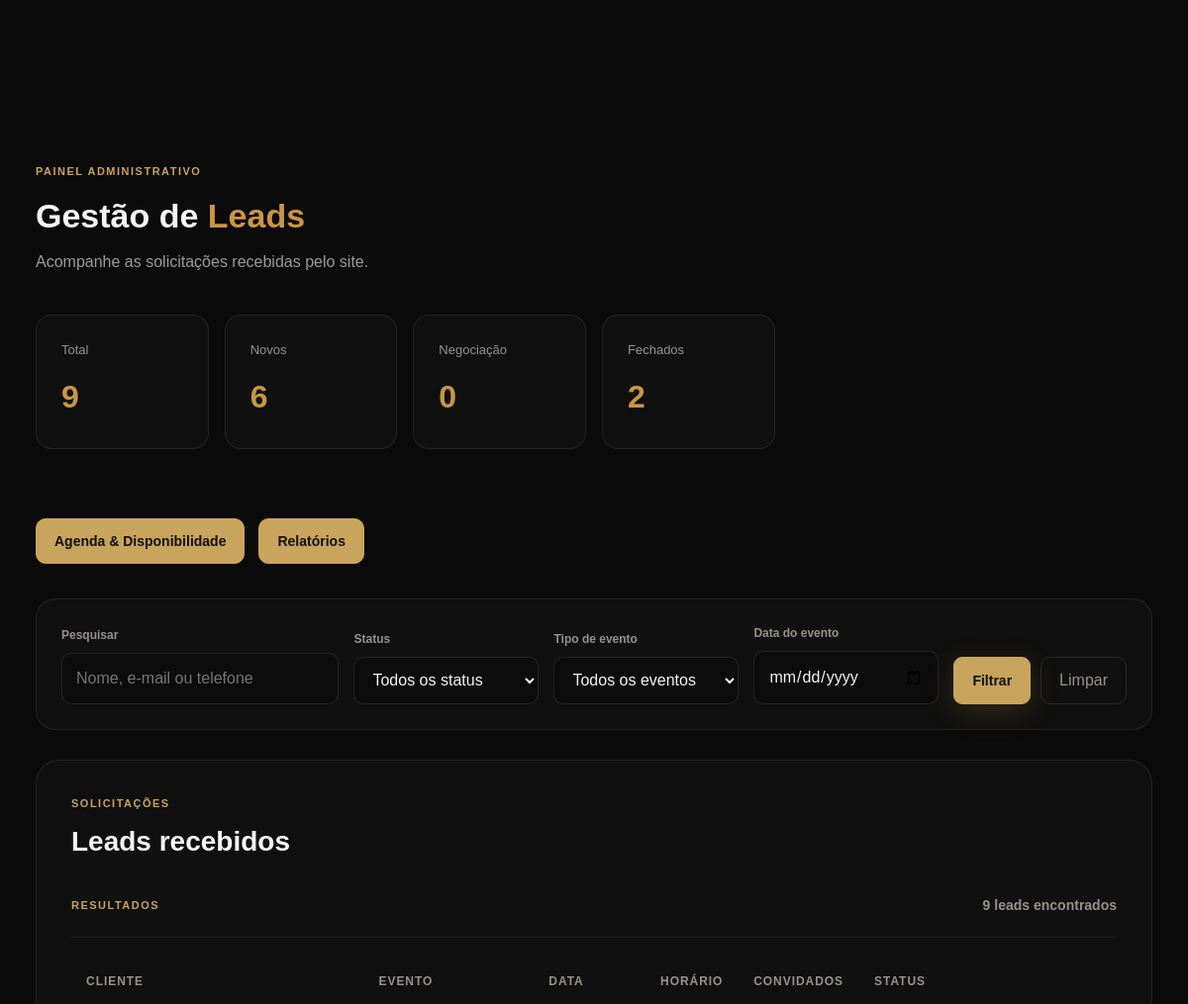
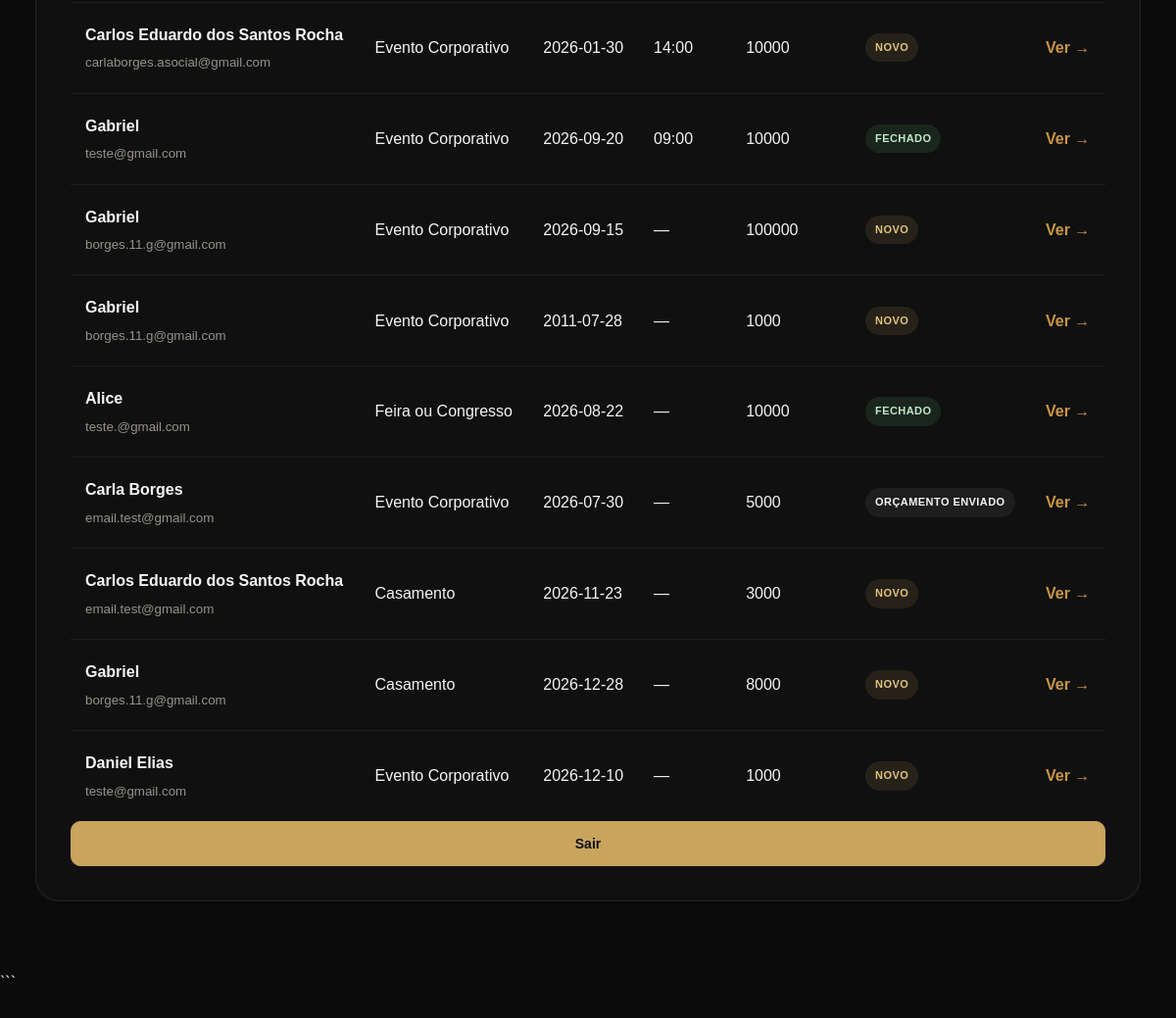
The page /admin/ (signed in) on the database as committed earlier (2 pictures, top to bottom).
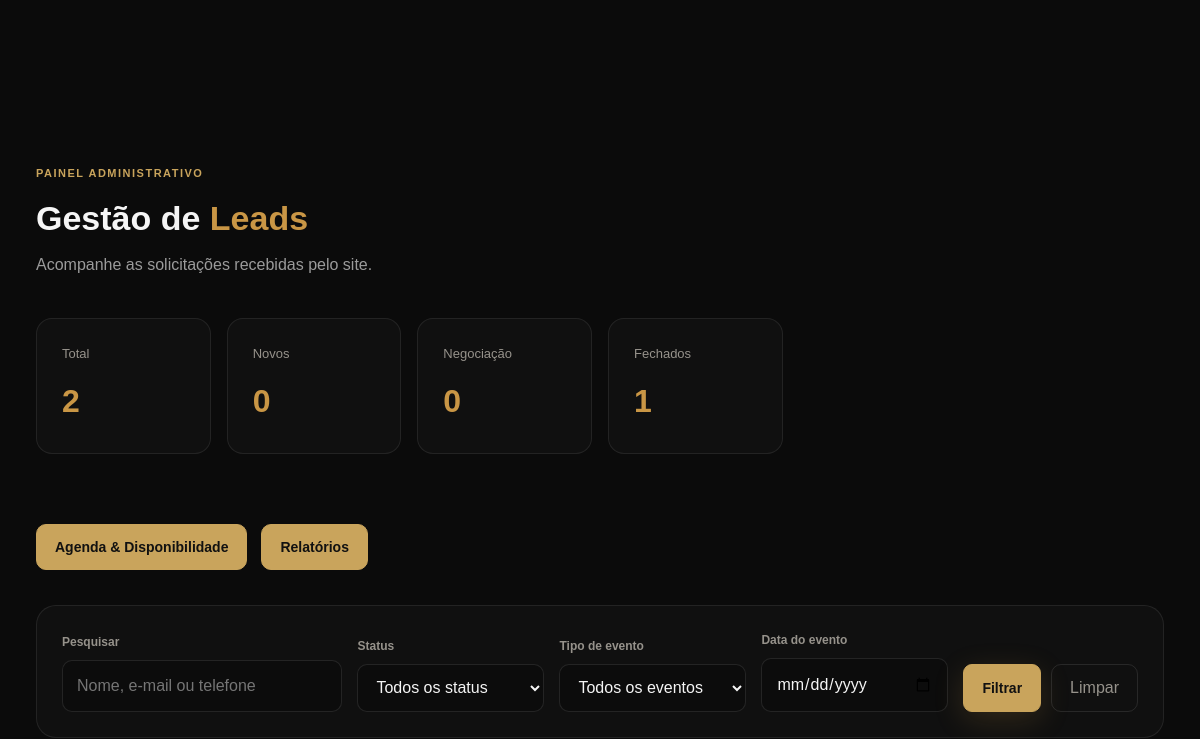
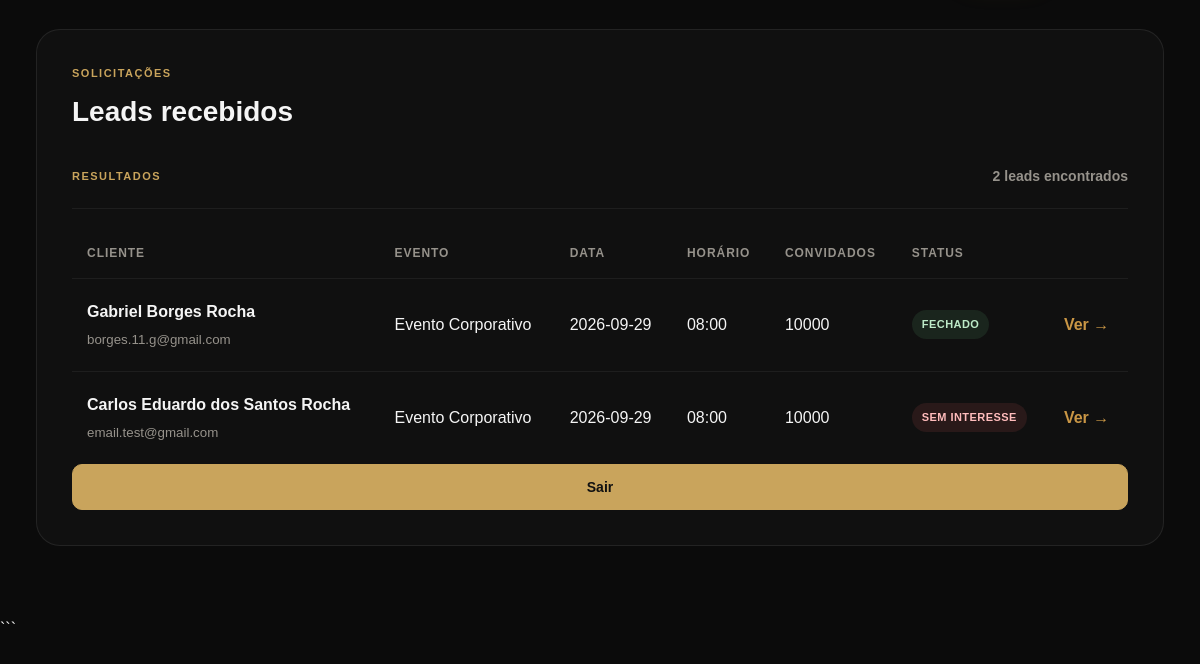
The same page on the database as committed later (2 pictures, top to bottom).
### tables this page shows
CREATE TABLE leads (

            id INTEGER PRIMARY KEY AUTOINCREMENT,

            name TEXT NOT NULL,

            email TEXT NOT NULL,

            phone TEXT NOT NULL,

            event_type TEXT NOT NULL,

            event_date TEXT,

            event_location TEXT,

            guest_count INTEGER,

            details TEXT,

            status TEXT NOT NULL DEFAULT 'NOVO',

            created_at TIMESTAMP DEFAULT CURRENT_TIMESTAMP

        , notes TEXT, event_time TEXT, availability_id INTEGER);

### routes/admin.py (the view, shortened to what this page needs)
@admin_bp.route("/")
@login_required
def dashboard():
    connection = get_connection()
    try:
        total_leads = connection.execute("""
            SELECT COUNT(*) AS total
            FROM leads
        """).fetchone()["total"]
        novos = connection.execute("""
            SELECT COUNT(*) AS total
            FROM leads
            WHERE status = 'NOVO'
        """).fetchone()["total"]
        negociacoes = connection.execute("""
            SELECT COUNT(*) AS total
            FROM leads
            WHERE status = 'NEGOCIAÇÃO'
        """).fetchone()["total"]
        fechados = connection.execute("""
            SELECT COUNT(*) AS total
            FROM leads
            WHERE status = 'FECHADO'
        """).fetchone()["total"]
        status_filter = request.args.get(
            "status",
            ""
        ).strip()
        search = request.args.get(
            "search",
            ""
        ).strip()
        event_filter = request.args.get(
            "event_type",
            ""
        ).strip()
        date_filter = request.args.get(
            "event_date",
            ""
        ).strip()
        query = """
            SELECT *
            FROM leads
            WHERE 1 = 1
        """
        params = []
        if status_filter:
            query += """
                AND status = ?
            """
            params.append(status_filter)
        if event_filter:
            query += """
                AND event_type = ?
            """
            params.append(event_filter)
        if date_filter:
            query += """
                AND event_date = ?
            """
            params.append(date_filter)
        query += """
            ORDER BY created_at DESC
        """
        leads = connection.execute(
            query,
            params
        ).fetchall()
    finally:
        connection.close()
    return render_template(
        "admin/dashboard.html",
        total_leads=total_leads,
        novos=novos,
        negociacoes=negociacoes,
        fechados=fechados,
        leads=leads,
        status_filter=status_filter,
        search=search,
        event_filter=event_filter,
        date_filter=date_filter
    )

### auth_utils.py (called while the page is built, shortened)
def login_required(view):
    @wraps(view)
    def wrapped_view(*args, **kwargs):
        return view(*args, **kwargs)
    return wrapped_view

### database/database.py (called while the page is built)
def get_connection():
    connection = sqlite3.connect(DATABASE)
    connection.row_factory = sqlite3.Row
    return connection

### templates/admin/dashboard.html (shortened to what this page needs)
{% extends "base.html" %}
{% block content %}
{% block extra_css %}
<link rel="stylesheet" href="{{ url_for('static', filename='css/admin.css') }}">
{% endblock %}
<section class="admin-page">
    <div class="admin-container">
        <div class="admin-header">
            <div>
                <span class="admin-label">
                    PAINEL ADMINISTRATIVO
                </span>
                <h1>
                    Gestão de <span>Leads</span>
                </h1>
                <p>
                    Acompanhe as solicitações recebidas pelo site.
                </p>
            </div>
        </div>
        <div class="admin-stats">
            <div class="admin-stat">
                <span>Total</span>
                <strong>{{ total_leads or 0 }}</strong>
            </div>
            <div class="admin-stat">
                <span>Novos</span>
                <strong>{{ novos or 0 }}</strong>
            </div>
            <div class="admin-stat">
                <span>Negociação</span>
                <strong>{{ negociacoes or 0 }}</strong>
            </div>
            <div class="admin-stat">
                <span>Fechados</span>
                <strong>{{ fechados or 0 }}</strong>
            </div>
        </div>
        <div class="admin-navigation">
            <a href="{{ url_for('agenda.agenda') }}" class="admin-button">
                Agenda & Disponibilidade
            </a>
            <a href="{{ url_for('reports.reports') }}" class="admin-button">
                Relatórios
            </a>
        </div>
        <div class="admin-filters">
            <form method="GET" action="{{ url_for('admin.dashboard') }}">
                <div class="filter-group">
                    <label for="search">
                        Pesquisar
                    </label>
                    <input type="text" id="search" name="search" value="{{ search }}"
                        placeholder="Nome, e-mail ou telefone">
                </div>
                <div class="filter-group">
                    <label for="status">
                        Status
                    </label>
                    <select id="status" name="status">
                        <option value="">
                            Todos os status
                        </option>
                    </select>
                </div>
                <div class="filter-group">
                    <label for="event_type">
                        Tipo de evento
                    </label>
                    <select id="event_type" name="event_type">
                        <option value="">
                            Todos os eventos
                        </option>
                    </select>
                </div>
                <div class="filter-group">
                    <label for="event_date">
                        Data do evento
                    </label>
                    <input type="date" id="event_date" name="event_date">
                </div>
                <div class="filter-actions">
                    <button type="submit" class="btn btn-primary">
                        Filtrar
                    </button>
                    <a href="{{ url_for('admin.dashboard') }}" class="admin-clear-button">
                        Limpar
                    </a>
                </div>
            </form>
        </div>
        <div class="admin-section">
            <div class="admin-section-header">
                <div>
                    <span class="admin-label">
                        SOLICITAÇÕES
                    </span>
                    <h2>
                        Leads recebidos
                    </h2>
                </div>
            </div>
            <div class="results-header">
                <span class="admin-label">
                    RESULTADOS
                </span>
                <strong>
                    {{ leads|length }}
                    {% if leads|length == 1 %}
                    lead encontrado
                    {% else %}
                    leads encontrados
                    {% endif %}
                </strong>
            </div>
            {% if leads %}
            <div class="leads-table-wrapper">
                <table class="leads-table">
                    <thead>
                        <tr>
                            <th>
                                Cliente
                            </th>
                            <th>
                                Evento
                            </th>
                            <th>
                                Data
                            </th>
                            <th>
                                Horário
                            </th>
                            <th>
                                Convidados
                            </th>
                            <th>
                                Status
                            </th>
                            <th>
                            </th>
                        </tr>
                    </thead>
                    <tbody>
                        {% for lead in leads %}
                        <tr>
                            <td>
                                <strong>
                                    {{ lead["name"] }}
                                </strong>
                                <small>
                                    {{ lead["email"] }}
                                </small>
                            </td>
                            <td>
                                {{ lead["event_type"] }}
                            </td>
                            <td>
                                {{ lead["event_date"] or "—" }}
                            </td>
                            <td>
                                {{ lead["event_time"] or "—" }}
                            </td>
                            <td>
                                {{ lead["guest_count"] or "—" }}
                            </td>
                            <td>
                                <span class="status status-{{ lead['status']|lower|replace(' ', '-') }}">
                                    {{ lead["status"] }}
                                </span>
                            </td>
                            <td>
                                <a href="{{ url_for('admin.lead_detail', lead_id=lead['id']) }}"
                                    class="admin-view-button">
                                    Ver →
                                </a>
                            </td>
                        </tr>
                        {% endfor %}
                    </tbody>
                </table>
            </div>
            <form method="POST" action="{{ url_for('auth.logout') }}">
                <button type="submit" class="admin-button">
                    Sair
                </button>
            </form>
            {% endif %}
        </div>
    </div>
    ```
</section>
{% endblock %}

### templates/base.html (shortened to what this page needs)
<!DOCTYPE html>
<html lang="pt-BR">
<head>
    <link
        rel="stylesheet"
        href="{{ url_for('static', filename='css/style.css') }}"
    >
    <link
        rel="stylesheet"
        href="{{ url_for('static', filename='css/admin.css') }}"
    >
    {% block extra_css %}{% endblock %}
</head>
<body>
    {% block content %}{% endblock %}
</body>
</html>

### static/css/admin.css (style rules this page uses)
:root { --admin-bg: #0b0b0b; --admin-surface: #121212; --admin-surface-2: #181818; --admin-border: rgba(255, 255, 255, 0.09); --admin-text: #f5f5f5; --admin-muted: #9b9b9b; --admin-gold: #c9a45c; --admin-gold-light: #e0c27b; --admin-danger: #d95c5c; --admin-success: #65b87a; --admin-radius: 16px; }
* { box-sizing: border-box; }
body { margin: 0; background: var(--admin-bg); color: var(--admin-text); font-family: Arial, Helvetica, sans-serif; }
button, input, select, textarea { font: inherit; }
a { color: inherit; }
.admin-container { width: min(94%, 1400px); margin: 0 auto; padding: 45px 0 70px; }
.admin-header { display: flex; align-items: center; justify-content: space-between; gap: 20px; margin-bottom: 40px; }
.admin-header h1 { margin: 0; font-size: 34px; }
.admin-header p { margin: 7px 0 0; color: var(--admin-muted); }
.admin-button { display: inline-flex; align-items: center; justify-content: center; min-height: 44px; padding: 11px 18px; color: #111; background: var(--admin-gold); border: 1px solid var(--admin-gold); border-radius: 10px; cursor: pointer; font-size: 14px; font-weight: 700; text-decoration: none; transition: transform 0.2s, background 0.2s, border-color 0.2s; }
.admin-navigation { display: flex; gap: 14px; margin-bottom: 35px; flex-wrap: wrap; }
.admin-navigation .admin-button { width: auto; }
.status { display: inline-flex; align-items: center; padding: 6px 10px; border-radius: 999px; font-size: 11px; font-weight: 700; white-space: nowrap; }
.status-fechado { color: #bdeac8; background: rgba(101, 184, 122, 0.12); }
.status-sem-interesse { color: #ffbcbc; background: rgba(217, 92, 92, 0.12); }
.admin-label { display: block; margin-bottom: 8px; color: var(--admin-gold); font-size: 11px; font-weight: 700; letter-spacing: 1.5px; text-transform: uppercase; }
.btn, .admin-action-button { display: inline-flex; align-items: center; justify-content: center; min-height: 42px; padding: 0 18px; border: 1px solid var(--admin-gold); border-radius: 9px; font-family: inherit; font-size: 14px; font-weight: 700; cursor: pointer; transition: background 0.2s ease, border-color 0.2s ease; }
.btn-primary, .admin-action-button { color: #111; background: var(--admin-gold); }

Rows that differ between the two databases and show on the page:
removed leads: name "Carlos Eduardo dos Santos Rocha", email "carlaborges.asocial@gmail.com", event_type "Evento Corporativo", event_date "2026-01-30", event_time "14:00", guest_count "10000", status "NOVO"
removed leads: name "Gabriel", email "teste@gmail.com", event_type "Evento Corporativo", event_date "2026-09-20", event_time "09:00", guest_count "10000", status "FECHADO"
removed leads: name "Gabriel", email "borges.11.g@gmail.com", event_type "Evento Corporativo", event_date "2026-09-15", lead "—", guest_count "100000", status "NOVO"
removed leads: name "Gabriel", email "borges.11.g@gmail.com", event_type "Evento Corporativo", event_date "2011-07-28", lead "—", guest_count "1000", status "NOVO"
removed leads: name "Alice", email "teste.@gmail.com", event_type "Feira ou Congresso", event_date "2026-08-22", lead "—", guest_count "10000", status "FECHADO"
removed leads: name "Carla Borges", email "email.test@gmail.com", event_type "Evento Corporativo", event_date "2026-07-30", lead "—", guest_count "5000", status "ORÇAMENTO ENVIADO"
removed leads: name "Carlos Eduardo dos Santos Rocha", email "email.test@gmail.com", event_type "Casamento", event_date "2026-11-23", lead "—", guest_count "3000", status "NOVO"
removed leads: name "Gabriel", email "borges.11.g@gmail.com", event_type "Casamento", event_date "2026-12-28", lead "—", guest_count "8000", status "NOVO"
removed leads: name "Daniel Elias", email "teste@gmail.com", event_type "Evento Corporativo", event_date "2026-12-10", lead "—", guest_count "1000", status "NOVO"
added leads: name "Gabriel Borges Rocha", email "borges.11.g@gmail.com", event_type "Evento Corporativo", event_date "2026-09-29", event_time "08:00", guest_count "10000", status "FECHADO"
added leads: name "Carlos Eduardo dos Santos Rocha", email "email.test@gmail.com", event_type "Evento Corporativo", event_date "2026-09-29", event_time "08:00", guest_count "10000", status "SEM INTERESSE"
Other text that changed with them:
{{ total_leads or 0 }}: "9" → "2"
{{ novos or 0 }}: "6" → "0"
{{ fechados or 0 }}: "2" → "1"
{{ leads|length }}: "9" → "2"
